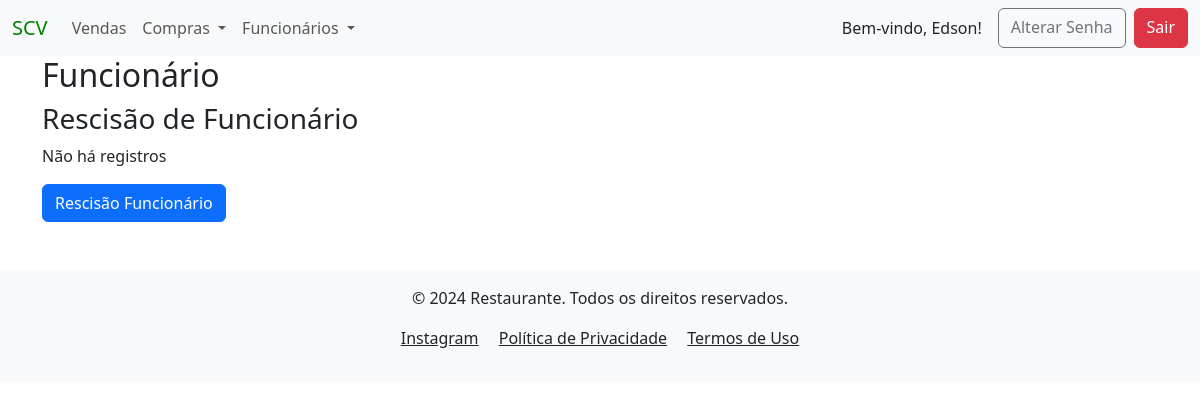
The app's page /rescisao/ (signed in), older data.
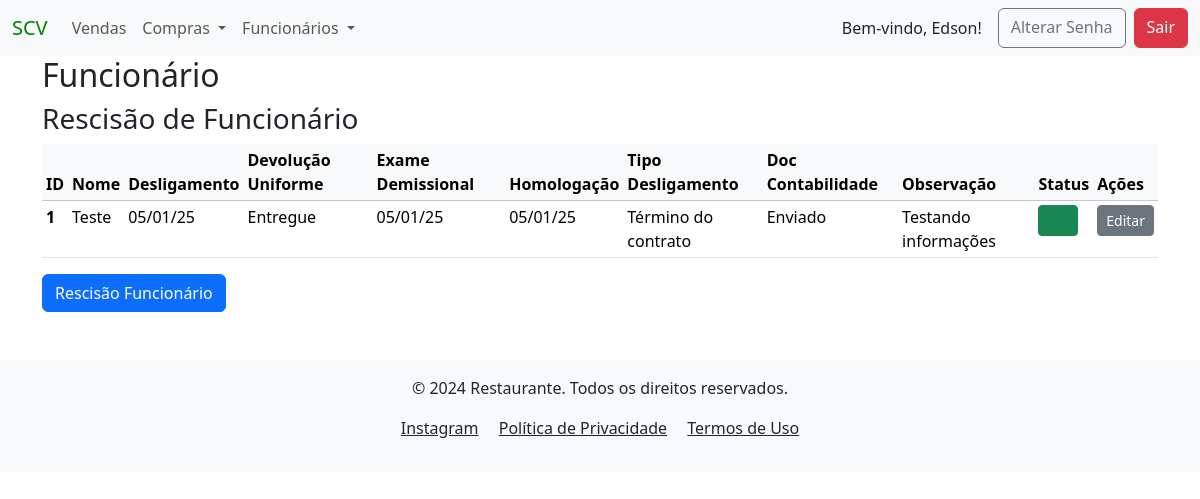
The same page, newer data.
### funcionarios/models.py (models this page shows, shortened)
class Rescisao(models.Model):
    LIST_CHOICES = [('Dispensa sem justa causa', 'Dispensa sem justa causa'),
                     ('Demissão por justa causa', 'Demissão por justa causa'),
                     ('Pedido de demissão','Pedido de demissão'),
                     ('Término do contrato', 'Término do contrato'),
                     ('Rescisão indireta', 'Rescisão indireta'),
                     ('Rescisão por culpa recíproca', 'Rescisão por culpa recíproca')
                     ]
    UNIFORME = [('Entregue', 'Entregue'),
                  ('Não Entregue', 'Não Entregue')
                  ]
    DOC_CONTABILIDADE = [('Enviado', 'Enviado'),
                         ('Não Enviado', 'Não Enviado')]
    created_at = models.DateTimeField(auto_now_add=True)
    nome_funcionario = models.ForeignKey(Cadastro, on_delete=models.PROTECT, verbose_name="Funcionário", null=False)
    data_desligamento = models.DateField(verbose_name="Data Desligamento", null=False, blank=False)
    devolucao_uniforme = models.CharField(verbose_name="Devolução Uniforme", choices=UNIFORME, max_length=12, null=True, blank=True)
    data_exame_demissional = models.DateField(verbose_name="Data Exame Demissional", null=True, blank=True)
    data_homologacao = models.DateField(verbose_name="Data Homologação", null=True, blank=True)
    tipo_desligamento = models.CharField(verbose_name="Forma Desligamento", choices=LIST_CHOICES, max_length=30, null=False, blank=False)
    contabilidade_rescisao = models.CharField(verbose_name="Contabilidade Documentação", choices=DOC_CONTABILIDADE, max_length=11, null=True, blank=True)
    observacao_demissional = models.CharField(verbose_name="Observação", max_length=40, null=True, blank=True)
    status_rescisao = models.BooleanField(verbose_name="Status Rescisão", default=False)
    author = models.ForeignKey(User, on_delete=models.PROTECT, blank=False, default=1)
    dt_atualizado = models.DateTimeField(auto_now=True, null=False, blank=False)
    class Meta:
        unique_together = ('nome_funcionario', 'data_desligamento')  # Um funcionário só pode ter uma contratação por data de pagamento

class Cadastro(models.Model):
    LIST_BANK = [('Banco do Brasil', 'Banco do Brasil'),
                   ('Banco Original', 'Banco Original'),
                   ('Bradesco', 'Bradesco'),
                   ('Caixa Econômica', 'Caixa Econômica'),
                   ('C6 Bank', 'C6 Bank'),
                   ('Itau', 'Itau'),
                   ('Inter', 'Inter'),
                   ('Neon', 'Neon'),
                   ('Next', 'Next'),
                   ('Nubank', 'Nubank'),
                   ('Santander', 'Santander'),
                   ]
    created_at = models.DateTimeField(auto_now_add=True)
    nome_funcionario = models.CharField(verbose_name="Funcionário", max_length=40 , blank=False, unique=True)
    rg = models.CharField(verbose_name="RG", max_length=14, null=True , blank=True)
    cpf = models.CharField(verbose_name="CPF", max_length=14, null=True , blank=True)
    carteira_trabalho = models.CharField(verbose_name="CTPS", max_length=12, null=True, blank=True)
    endereco = models.CharField(verbose_name="Endereço", max_length=40, null=True, blank=True)
    numero = models.CharField(verbose_name="Número", max_length=255, null=True, blank=True)
    bairro = models.CharField(verbose_name="Bairro", max_length=20, null=True, blank=True)
    cidade = models.CharField(verbose_name="Cidade", max_length=30, null=True, blank=True)
    telefone = models.CharField(verbose_name="Telefone", max_length=13, null=True, blank=True)
    banco = models.CharField(verbose_name="Banco", choices=LIST_BANK, max_length=15, null=True, blank=True)
    agencia = models.CharField(verbose_name="Agencia", max_length=7, null=True, blank=True)
    conta = models.CharField(verbose_name="Conta", max_length=10, null=True, blank=True)
    author = models.ForeignKey(User, on_delete=models.PROTECT, blank=False, default=1)
    dt_atualizado = models.DateTimeField(auto_now=True, null=False, blank=False)
    def __str__(self):
        return f"{self.nome_funcionario}"

### funcionarios/views.py (the view, shortened to what this page needs)
# urls.py: path('rescisao/', RescisaoListView.as_view(), name="rescisao_list"),
class RescisaoListView(LoginRequiredMixin, PermissionRequiredMixin, ListView):
    model = Rescisao
    template_name = 'funcionarios/rescisao_list.html'
    permission_required = 'funcionarios.view_rescisao'  # Permissão para visualizar objetos'

### funcionarios/templates/funcionarios/rescisao_list.html (shortened to what this page needs)
{% extends 'global/base.html' %}
{% block content %}
    <h2>Funcionário</h2>
    <h3>Rescisão de Funcionário</h3>
    {% if rescisao_list %}
        <table class="table table-sm">
            <thead class="table-light">
            <tr>
                <th scope="col">ID</th>
                <th scope="col">Nome</th>
                <th scope="col">Desligamento</th>
                <th scope="col">Devolução Uniforme</th>
                <th scope="col">Exame Demissional</th>
                <th scope="col">Homologação</th>
                <th scope="col">Tipo Desligamento</th>
                <th scope="col">Doc Contabilidade</th>
                <th scope="col">Observação</th>
                <th scope="col">Status</th>
                <th scope="col">Ações</th>
            </tr>
            </thead>
            <tbody>
                {% for rescisao in rescisao_list %}
                    <tr>
                        <th scope="row" >{{ rescisao.pk }}</th>
                        <td>{{ rescisao.nome_funcionario }}</td>
                        <td>{{ rescisao.data_desligamento| date:"d/m/y"| default:"-" }}</td>
                        <td>{{ rescisao.devolucao_uniforme| default:"-" }}</td>
                        <td>{{ rescisao.data_exame_demissional| date:"d/m/y"|default:"-" }}</td>
                        <td>{{ rescisao.data_homologacao| date:"d/m/y"|default:"-" }}</td>
                        <td>{{ rescisao.tipo_desligamento| default:"-" }}</td>
                        <td>{{ rescisao.contabilidade_rescisao| default:"-" }}</td>
                        <td>{{ rescisao.observacao_demissional| default:"-" }}</td>
                        <td>
                            <span
                            class="btn btn-sm
                            {% if rescisao.status_rescisao %}
                                btn-success
                            {% else %}
                                btn-danger
                            {% endif %}
                            ">&nbsp;&nbsp;&nbsp;&nbsp;&nbsp;&nbsp;</span>
                        </td>
                        <td>
                            <a href="{% url 'update_rescisao' pk=rescisao.pk %}" class="btn btn-secondary btn-sm">Editar</a>
                        </td>
                    </tr>
                {% endfor %}
            </tbody>
        </table>
    {% else %}
        <p>Não há registros</p>
    {% endif %}
    <a href="{% url 'create_rescisao' %}" class="btn btn-primary">Rescisão Funcionário</a>
{% endblock content %}

Row changes from the older to the newer data that the page shows:
added Rescisao: pk "1", nome_funcionario "Teste", data_desligamento "05/01/25", devolucao_uniforme "Entregue", data_exame_demissional "05/01/25", data_homologacao "05/01/25", tipo_desligamento "Término do contrato", contabilidade_rescisao "Enviado", observacao_demissional "Testando informações", status_rescisao True (drawn)
Text that changed along with them:
text no longer shown: "Não há registros"
text now shown: "ID Nome Desligamento Devolução Uniforme Exame Demissional Homologação Tipo Desligamento Doc Contabilidade Observação Status Ações"
